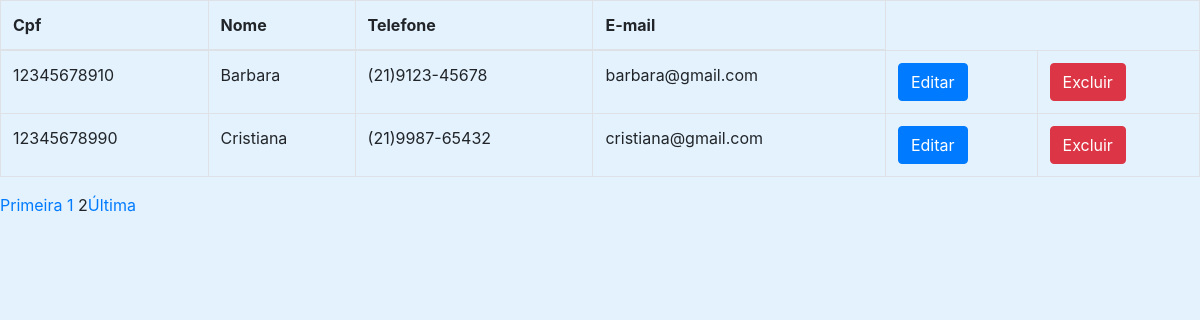
The app's page /relcliente.php?page=2 with its own data.
### tables this page shows
CREATE TABLE `cliente` (
  `cpf` char(12) NOT NULL PRIMARY KEY,
  `nome` varchar(60) NOT NULL,
  `telefone` varchar(15) NOT NULL,
  `email` varchar(150) NOT NULL,
  `cep` char(9) NOT NULL,
  `numerocasa` int(11) NOT NULL,
  `complemento` varchar(30) DEFAULT NULL,
  `senha` varchar(100) NOT NULL,
  `status` char(1) DEFAULT NULL);

### relcliente.php (the view, shortened to what this page needs)
<?php
    require_once 'conexao.php';
    require_once 'head.php';
    $pagatual = filter_input(INPUT_GET, "page", FILTER_SANITIZE_NUMBER_INT);
	$pag = (!empty($pagatual)) ? $pagatual : 1;
    $limitereg = 2;
    $inicio = ($limitereg * $pag) - $limitereg;
    $busca = "SELECT cpf,nome,telefone,email from
    cliente WHERE status = 'A' LIMIT $inicio , $limitereg";
    $resultado= $conn->prepare($busca);
    $resultado->execute();
    if (($resultado) AND ($resultado->rowCount() != 0)) {
?>
<body style="background-color: #e3f2fd;">
<table class="table table-bordered">
    <thead>
        <th>Cpf</th>
        <th>Nome</th>
        <th>Telefone</th>
        <th>E-mail</th>
    </thead>
<tbody>
<?php
    while ($linha = $resultado->fetch(PDO::FETCH_ASSOC)) {
    extract($linha);
?>
<tr>
    <td><?php echo $cpf; ?></td>
    <td><?php echo $nome; ?></td>
    <td><?php echo $telefone; ?></td>
    <td><?php echo $email; ?></td>
    <td>
        <?php echo "<a href='editarcli.php?cpf=$cpf'>" ; ?>
        <input type="submit" class="btn btn-primary" name="editarcli" value="Editar">
    </td>
    <td>
        <?php echo "<a href='excluircli.php?cpf=$cpf'>" ; ?>
        <input type="submit" class="btn btn-danger" name="excluircli" value="Excluir">
    </td>
</tr>
<?php
    }
?>
</tbody>
</table>
<?php
    }
    $qtregistro = "SELECT COUNT(cpf) AS registros FROM cliente WHERE status='A'";
    $resultado = $conn->prepare($qtregistro);
    $resultado->execute();
    $resposta = $resultado->fetch(PDO::FETCH_ASSOC);
    $qnt_pagina = ceil($resposta['registros'] / $limitereg);
     $maximo = 2;
     echo "<a href='relcliente.php?page=1'>Primeira</a> ";
     for ($anterior = $pag - $maximo; $anterior <= $pag - 1; $anterior++) {
       if ($anterior >= 1) {
           echo "  <a href='relcliente.php?page=$anterior'>$anterior</a> ";
       }
   }
   echo "$pag";
   echo "<a href='relcliente.php?page=$qnt_pagina'>Última</a> ";
?>
</body>

### records on screen
cliente: cpf "12345678910", nome "Barbara", telefone "(21)9123-45678", email "barbara@gmail.com"
cliente: cpf "12345678990", nome "Cristiana", telefone "(21)9987-65432", email "cristiana@gmail.com"

### other values on screen
$pag "2"
